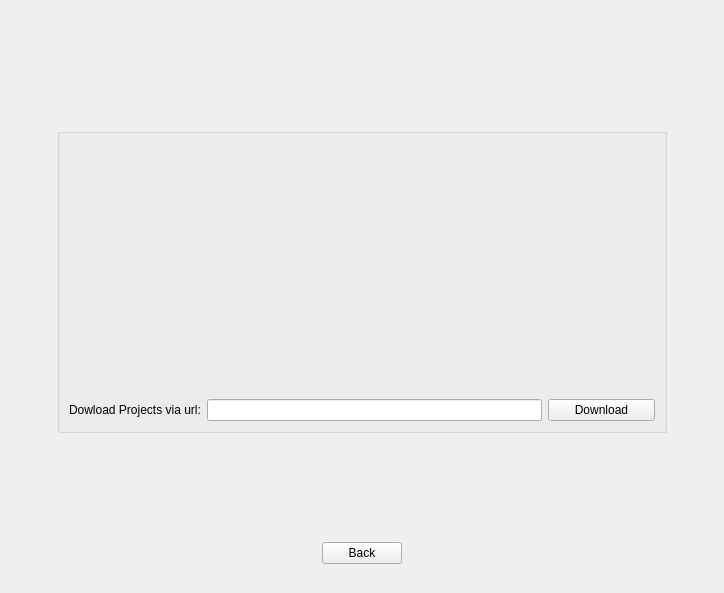
<?xml version="1.0" encoding="UTF-8"?>
<ui version="4.0">
 <class>CDownloadScreen</class>
 <widget class="QWidget" name="CDownloadScreen">
  <property name="geometry">
   <rect>
    <x>0</x>
    <y>0</y>
    <width>724</width>
    <height>593</height>
   </rect>
  </property>
  <property name="windowTitle">
   <string>Form</string>
  </property>
  <layout class="QGridLayout" name="gridLayout_2">
   <item row="1" column="2" rowspan="2">
    <spacer name="horizontalSpacer_2">
     <property name="orientation">
      <enum>Qt::Horizontal</enum>
     </property>
     <property name="sizeType">
      <enum>QSizePolicy::Fixed</enum>
     </property>
     <property name="sizeHint" stdset="0">
      <size>
       <width>40</width>
       <height>20</height>
      </size>
     </property>
    </spacer>
   </item>
   <item row="4" column="0" colspan="3">
    <widget class="QWidget" name="widget_3" native="true">
     <layout class="QHBoxLayout" name="horizontalLayout">
      <item>
       <spacer name="horizontalSpacer_7">
        <property name="orientation">
         <enum>Qt::Horizontal</enum>
        </property>
        <property name="sizeHint" stdset="0">
         <size>
          <width>40</width>
          <height>20</height>
         </size>
        </property>
       </spacer>
      </item>
      <item>
       <widget class="QWidget" name="widget" native="true">
        <layout class="QVBoxLayout" name="verticalLayout">
         <property name="spacing">
          <number>10</number>
         </property>
         <item>
          <widget class="CMenuButton" name="pCancelButton">
           <property name="text">
            <string>Back</string>
           </property>
          </widget>
         </item>
        </layout>
       </widget>
      </item>
      <item>
       <spacer name="horizontalSpacer_8">
        <property name="orientation">
         <enum>Qt::Horizontal</enum>
        </property>
        <property name="sizeHint" stdset="0">
         <size>
          <width>40</width>
          <height>20</height>
         </size>
        </property>
       </spacer>
      </item>
     </layout>
    </widget>
   </item>
   <item row="0" column="1">
    <spacer name="verticalSpacer_2">
     <property name="orientation">
      <enum>Qt::Vertical</enum>
     </property>
     <property name="sizeHint" stdset="0">
      <size>
       <width>20</width>
       <height>293</height>
      </size>
     </property>
    </spacer>
   </item>
   <item row="3" column="1">
    <spacer name="verticalSpacer">
     <property name="orientation">
      <enum>Qt::Vertical</enum>
     </property>
     <property name="sizeHint" stdset="0">
      <size>
       <width>167</width>
       <height>261</height>
      </size>
     </property>
    </spacer>
   </item>
   <item row="1" column="0" rowspan="2">
    <spacer name="horizontalSpacer">
     <property name="orientation">
      <enum>Qt::Horizontal</enum>
     </property>
     <property name="sizeType">
      <enum>QSizePolicy::Fixed</enum>
     </property>
     <property name="sizeHint" stdset="0">
      <size>
       <width>40</width>
       <height>20</height>
      </size>
     </property>
    </spacer>
   </item>
   <item row="1" column="1" rowspan="2">
    <widget class="QGroupBox" name="pGroupBox">
     <property name="sizePolicy">
      <sizepolicy hsizetype="Expanding" vsizetype="Preferred">
       <horstretch>0</horstretch>
       <verstretch>0</verstretch>
      </sizepolicy>
     </property>
     <layout class="QGridLayout" name="gridLayout">
      <item row="1" column="0" colspan="5">
       <widget class="CProjectCardSelectionWidget" name="pProjectCardSelectionWidget" native="true">
        <property name="sizePolicy">
         <sizepolicy hsizetype="Expanding" vsizetype="Fixed">
          <horstretch>0</horstretch>
          <verstretch>0</verstretch>
         </sizepolicy>
        </property>
        <property name="minimumSize">
         <size>
          <width>0</width>
          <height>250</height>
         </size>
        </property>
        <property name="maximumSize">
         <size>
          <width>16777215</width>
          <height>250</height>
         </size>
        </property>
       </widget>
      </item>
      <item row="2" column="0">
       <widget class="QLabel" name="label">
        <property name="text">
         <string>Dowload Projects via url:</string>
        </property>
       </widget>
      </item>
      <item row="2" column="4">
       <widget class="QPushButton" name="pDownloadButton">
        <property name="text">
         <string>Download</string>
        </property>
       </widget>
      </item>
      <item row="2" column="1" colspan="3">
       <widget class="QLineEdit" name="pUrlLineEdit"/>
      </item>
     </layout>
    </widget>
   </item>
  </layout>
 </widget>
 <customwidgets>
  <customwidget>
   <class>CMenuButton</class>
   <extends>QPushButton</extends>
   <header>Widgets/MenuButton.h</header>
  </customwidget>
  <customwidget>
   <class>CProjectCardSelectionWidget</class>
   <extends>QWidget</extends>
   <header>Widgets/ProjectCardSelectionWidget.h</header>
   <container>1</container>
  </customwidget>
 </customwidgets>
 <resources/>
 <connections/>
</ui>
